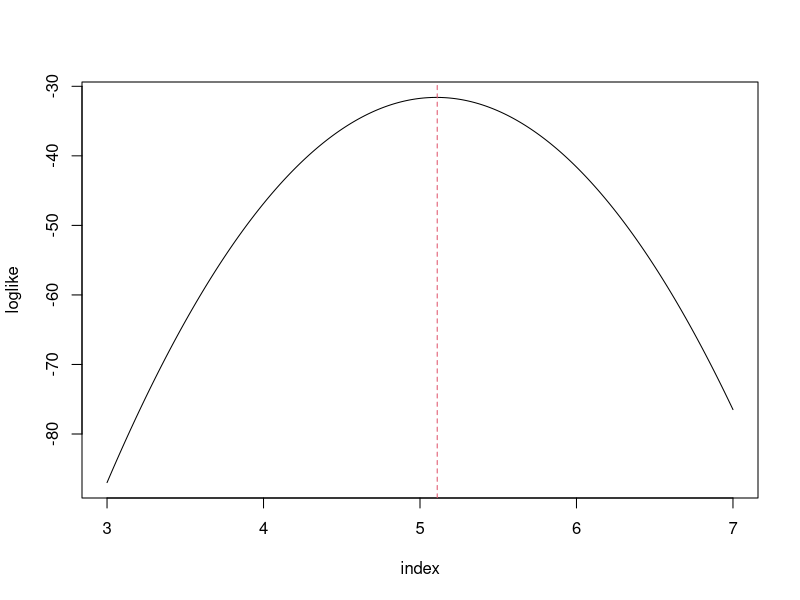

The R script that drew this image: (Note: this script raises an error after producing the figure.)
## ---- chunk 1
x = rnorm(25, mean=5, sd=1)
## ---- chunk 2
mean(x)
## ---- chunk 3
dnorm(x, mean=5, sd=1, log=TRUE)
## ---- chunk 4
sum(dnorm(x, mean=5, sd=1, log=TRUE))
## ---- chunk 5
sum(dnorm(x, mean=6, sd=1, log=TRUE))
## ---- chunk 6
index = seq(3, 7, by=.01)
index
## ---- chunk 7
R = length(index)
loglike = double(R)
for(r in 1:R){
  loglike[r] = sum(dnorm(x, mean=index[r], sd=1, log=TRUE))
}
## ---- chunk 8
plot(index, loglike, type="l")
abline(v=index[which.max(loglike)], col=2, lty=2)
## ---- chunk 9
index[which.max(loglike)]
## ---- chunk 10
mean(x)
## ---- chunk 11
qnorm(0.025, mean=0, sd=1, lower.tail=FALSE)
## ---- chunk 12
dt = data.frame(cbind(c("99%","95%","90%"),c(2.576,1.96,1.645)))
kable(dt,align = "c",col.names = c("Confidence Level $(1-\\alpha)$","Critical Value $z_{\\alpha/2}$")) %>%
  kable_styling(full_width = F, position = "center")
## ---- chunk 13
qt(0.025, df=50-1, lower.tail=FALSE)
## ---- chunk 14
qt(0.025, df=50, lower.tail=FALSE)
qt(0.025, df=100, lower.tail=FALSE)
qt(0.025, df=1000, lower.tail=FALSE)
qt(0.025, df=10000, lower.tail=FALSE)
## ---- chunk 15
n = 60
sigma = 1.2
xbar = 9.3
zalpha = qnorm(0.05, mean=0, sd=1, lower.tail=FALSE)
xbar - zalpha*sigma/sqrt(n)
xbar + zalpha*sigma/sqrt(n)
## ---- chunk 16
n = 100
xbar = 357.60
s = 140
talpha = qt(0.025, df=n-1, lower.tail=FALSE)
xbar - talpha*s/sqrt(n)
xbar + talpha*s/sqrt(n)
## ---- chunk 17
data(EuStockMarkets)
head(EuStockMarkets)
## ---- chunk 18
head(EuStockMarkets) %>%
  kable() %>%
  kable_styling(full_width=FALSE)
## ---- chunk 19
uk = EuStockMarkets[,4]
## ---- chunk 20
n = length(uk)
xbar = mean(uk)
s = sd(uk)
talpha = qt(0.005, df=n-1, lower.tail=FALSE)
xbar - talpha*s/sqrt(n)
xbar + talpha*s/sqrt(n)
## ---- chunk 21
t.test(uk, conf.level=0.99)
